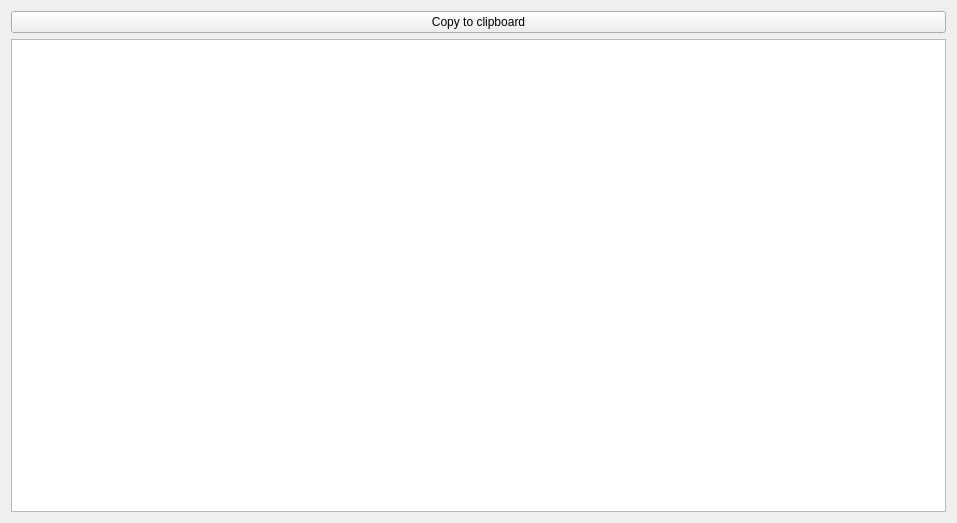
<?xml version="1.0" encoding="UTF-8"?>
<ui version="4.0">
 <class>FormTable</class>
 <widget class="QWidget" name="FormTable">
  <property name="geometry">
   <rect>
    <x>0</x>
    <y>0</y>
    <width>957</width>
    <height>523</height>
   </rect>
  </property>
  <property name="windowTitle">
   <string>Table</string>
  </property>
  <layout class="QGridLayout" name="gridLayout">
   <item row="1" column="0">
    <widget class="QTableWidget" name="tb_general">
     <property name="editTriggers">
      <set>QAbstractItemView::NoEditTriggers</set>
     </property>
    </widget>
   </item>
   <item row="0" column="0">
    <widget class="QPushButton" name="bt_copy_to_clipboard">
     <property name="text">
      <string>Copy to clipboard</string>
     </property>
    </widget>
   </item>
  </layout>
 </widget>
 <resources/>
 <connections/>
</ui>
